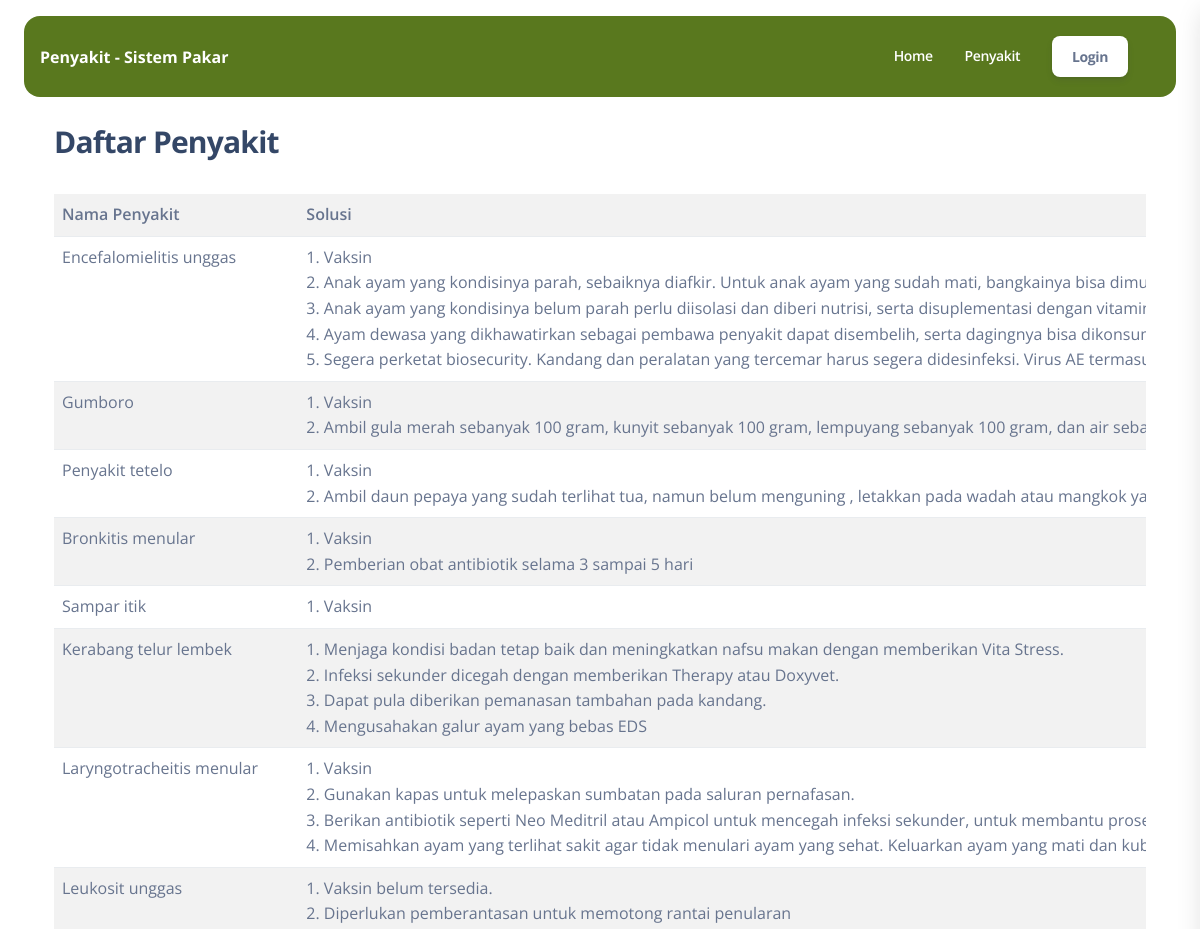
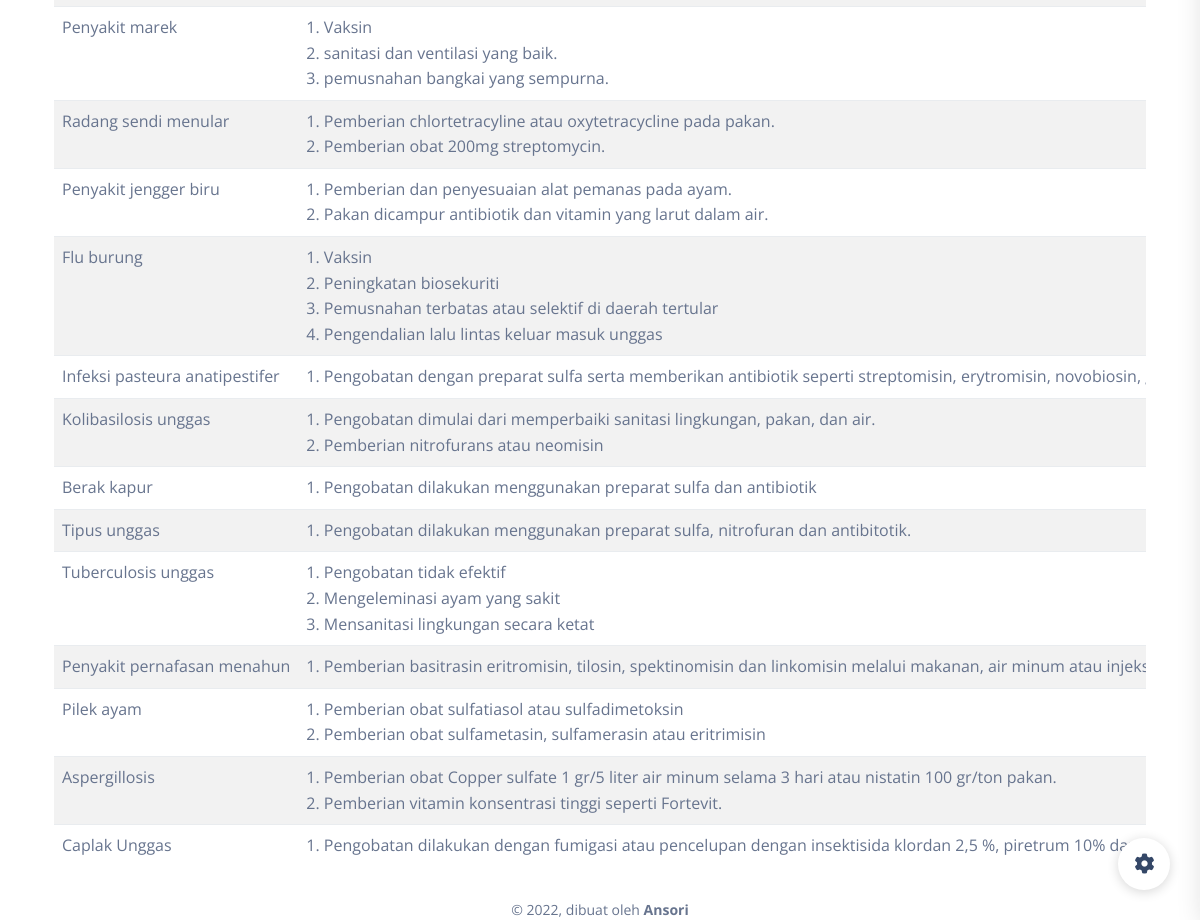
The page /index.php/site/penyakit on the database as committed earlier (2 pictures, top to bottom).
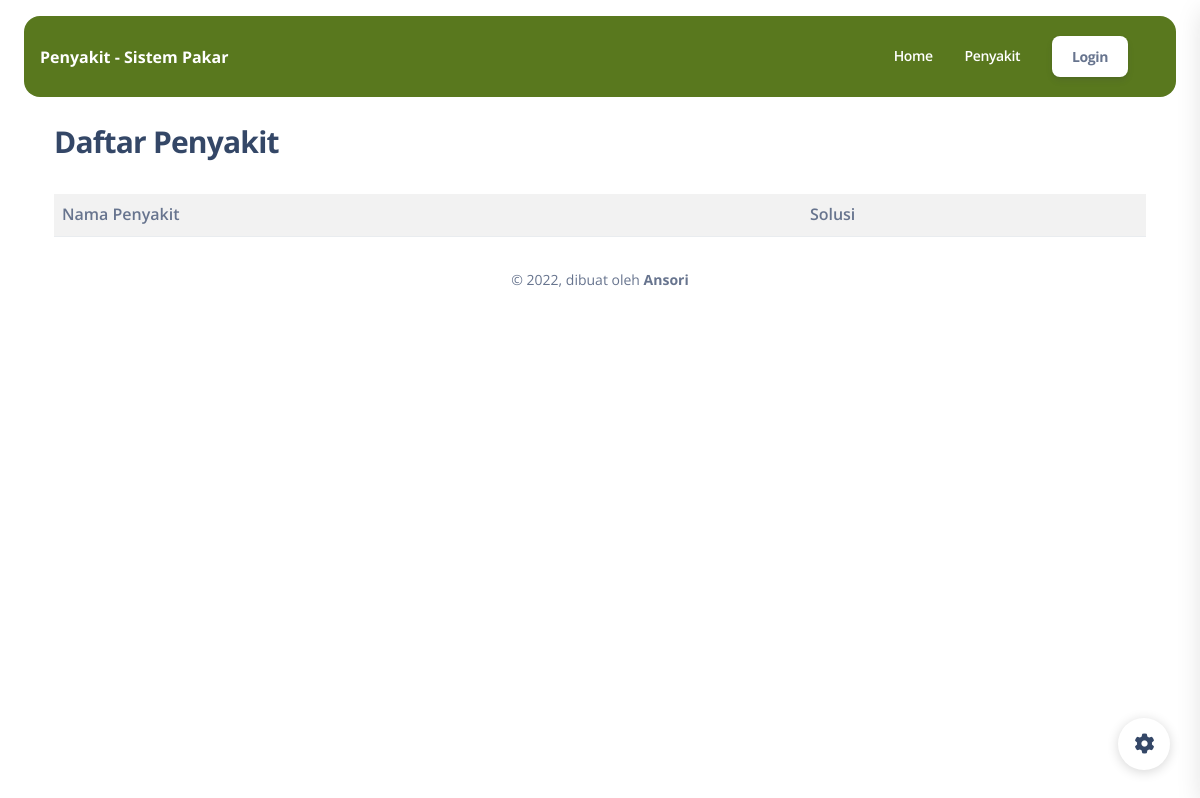
The same page on the database as committed later.
### tables this page shows
CREATE TABLE `penyakit` (
  `id` int NOT NULL,
  `nama` varchar(40) NOT NULL,
  `solusi` text
);

### application/views/frontend/layout/content.php (called while the page is built)
<?php
include str_replace("system", "application/views/frontend/content", BASEPATH)."/$content.php";
 ?>

### application/controllers/Site.php (called while the page is built, shortened)
<?php
class Site extends CI_Controller {
    public function __construct(){
        $this->load->model('Datamodel', 'datamodel');
    }
	public function penyakit(){
		$data['title'] 		= "Penyakit - Sistem Pakar";
        $data['content'] 	= "home/penyakit";
		$data['data']		= $this->db->get("penyakit")->result_array();
		$this->load->view('frontend/index',$data);
	}
}
?>

### index.php (called while the page is built, shortened)
<?php
require_once BASEPATH.'core/CodeIgniter.php';

### application/views/frontend/content/home/penyakit.php (the view, shortened to what this page needs)
<main class="main-content mt-1 border-radius-lg">
    <div class="container mt-4">
            <h3>Daftar Penyakit</h3>
            <form action="<?= base_url('site/hasil') ?>" method="post">
               <div class="table-responsive">
                <table class="table table-striped mt-4">
                        <tr>
                            <th >Nama Penyakit</th><th >Solusi</th>
                        </tr>
                        <?php foreach ($data as $g) {?>
                        <tr>
                            <td ><?= $g['nama'] ?></td><td ><?= str_replace(PHP_EOL, ' <br> ', $g['solusi']) ?></td>
                        </tr>
                        <?php } ?>
                    </table>
               </div>
            </form>
    </div>
</main>

Rows that differ between the two databases and show on the page:
removed penyakit: nama "Encefalomielitis unggas", solusi "1. Vaksin 2. Anak ayam yang kondisinya parah, sebaiknya diafkir. Untuk anak ayam yang sudah mati, bangkainya bisa 3. Anak ayam yang kondisinya belum parah perlu diisolasi dan diberi nutrisi, serta disuplementasi dengan 4. Ayam dewasa yang dikhawatirkan sebagai pembawa penyakit dapat disembelih, serta dagingnya bisa 5. Segera perketat biosecurity. Kandang dan peralatan yang tercemar harus segera didesinfeksi. Virus AE…"
removed penyakit: nama "Gumboro", solusi "1. Vaksin 2. Ambil gula merah sebanyak 100 gram, kunyit sebanyak 100 gram, lempuyang sebanyak 100 gram, dan air…"
removed penyakit: nama "Penyakit tetelo", solusi "1. Vaksin 2. Ambil daun pepaya yang sudah terlihat tua, namun belum menguning , letakkan pada wadah atau mangkok…"
removed penyakit: nama "Bronkitis menular", solusi "1. Vaksin 2. Pemberian obat antibiotik selama 3 sampai 5 hari"
removed penyakit: nama "Sampar itik", solusi "1. Vaksin"
removed penyakit: nama "Kerabang telur lembek", solusi "1. Menjaga kondisi badan tetap baik dan meningkatkan nafsu makan dengan memberikan Vita Stress. 2. Infeksi sekunder dicegah dengan memberikan Therapy atau Doxyvet. 3. Dapat pula diberikan pemanasan tambahan pada kandang. 4. Mengusahakan galur ayam yang bebas EDS"
removed penyakit: nama "Laryngotracheitis menular", solusi "1. Vaksin 2. Gunakan kapas untuk melepaskan sumbatan pada saluran pernafasan. 3. Berikan antibiotik seperti Neo Meditril atau Ampicol untuk mencegah infeksi sekunder, untuk membantu 4. Memisahkan ayam yang terlihat sakit agar tidak menulari ayam yang sehat. Keluarkan ayam yang mati dan…"
removed penyakit: nama "Leukosit unggas", solusi "1. Vaksin belum tersedia. 2. Diperlukan pemberantasan untuk memotong rantai penularan"
removed penyakit: nama "Penyakit marek", solusi "1. Vaksin 2. sanitasi dan ventilasi yang baik. 3. pemusnahan bangkai yang sempurna."
removed penyakit: nama "Radang sendi menular", solusi "1. Pemberian chlortetracyline atau oxytetracycline pada pakan. 2. Pemberian obat 200mg streptomycin."
removed penyakit: nama "Penyakit jengger biru", solusi "1. Pemberian dan penyesuaian alat pemanas pada ayam. 2. Pakan dicampur antibiotik dan vitamin yang larut dalam air."
removed penyakit: nama "Flu burung", solusi "1. Vaksin 2. Peningkatan biosekuriti 3. Pemusnahan terbatas atau selektif di daerah tertular 4. Pengendalian lalu lintas keluar masuk unggas"
removed penyakit: nama "Infeksi pasteura anatipestifer", solusi "1. Pengobatan dengan preparat sulfa serta memberikan antibiotik seperti streptomisin, erytromisin, novobiosin,…"
removed penyakit: nama "Kolibasilosis unggas", solusi "1. Pengobatan dimulai dari memperbaiki sanitasi lingkungan, pakan, dan air. 2. Pemberian nitrofurans atau neomisin"
removed penyakit: nama "Berak kapur", solusi "1. Pengobatan dilakukan menggunakan preparat sulfa dan antibiotik"
removed penyakit: nama "Tipus unggas", solusi "1. Pengobatan dilakukan menggunakan preparat sulfa, nitrofuran dan antibitotik."
removed penyakit: nama "Tuberculosis unggas", solusi "1. Pengobatan tidak efektif 2. Mengeleminasi ayam yang sakit 3. Mensanitasi lingkungan secara ketat"
removed penyakit: nama "Penyakit pernafasan menahun", solusi "1. Pemberian basitrasin eritromisin, tilosin, spektinomisin dan linkomisin melalui makanan, air minum atau…"
removed penyakit: nama "Pilek ayam", solusi "1. Pemberian obat sulfatiasol atau sulfadimetoksin 2. Pemberian obat sulfametasin, sulfamerasin atau eritrimisin"
removed penyakit: nama "Aspergillosis", solusi "1. Pemberian obat Copper sulfate 1 gr/5 liter air minum selama 3 hari atau nistatin 100 gr/ton pakan. 2. Pemberian vitamin konsentrasi tinggi seperti Fortevit."
removed penyakit: nama "Caplak Unggas", solusi "1. Pengobatan dilakukan dengan fumigasi atau pencelupan dengan insektisida klordan 2,5 %, piretrum 10% dan…"
